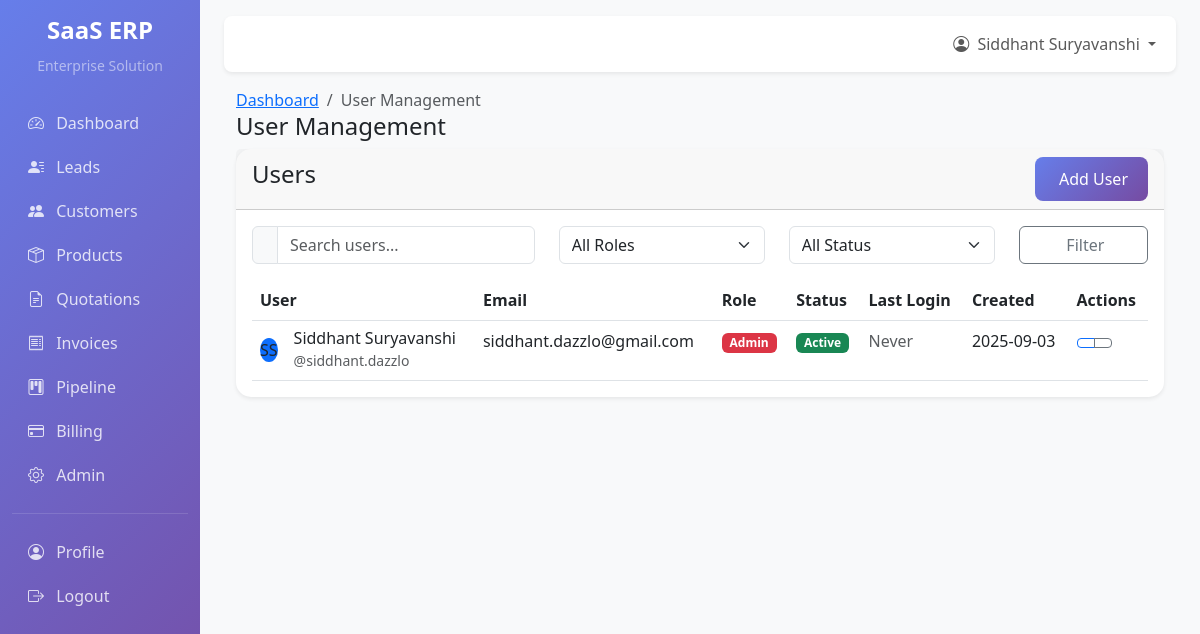
Page /admin/users (signed in) on the committed database.
### app/models.py (models this page shows, shortened)
class User(UserMixin, db.Model):
    __tablename__ = 'users'
    id = db.Column(db.Integer, primary_key=True)
    company_id = db.Column(db.Integer, db.ForeignKey('companies.id'), nullable=False)
    email = db.Column(db.String(120), unique=True, nullable=False)
    username = db.Column(db.String(80), unique=True, nullable=False)
    first_name = db.Column(db.String(50), nullable=False)
    last_name = db.Column(db.String(50), nullable=False)
    password_hash = db.Column(db.String(255), nullable=False)
    role = db.Column(db.Enum(UserRole), default=UserRole.SALES_EXECUTIVE)
    phone = db.Column(db.String(20))
    avatar_url = db.Column(db.String(500))
    is_active = db.Column(db.Boolean, default=True)
    last_login = db.Column(db.DateTime)
    created_at = db.Column(db.DateTime, default=datetime.utcnow)
    updated_at = db.Column(db.DateTime, default=datetime.utcnow, onupdate=datetime.utcnow)
    leads_assigned = db.relationship('Lead', backref='assigned_to', lazy='dynamic')
    tasks_assigned = db.relationship('Task', backref='assigned_to', lazy='dynamic')
    activities = db.relationship('Activity', backref='user', lazy='dynamic')
    def get_full_name(self):
        return f"{self.first_name} {self.last_name}"

### app/admin.py (the view, shortened to what this page needs)
@admin_bp.route('/users')
@login_required
def users():
    if current_user.role not in [UserRole.ADMIN, UserRole.MANAGER]:
        flash('You do not have permission to access user management.', 'error')
        return redirect(url_for('main.dashboard'))
    company = current_user.company
    page = request.args.get('page', 1, type=int)
    per_page = 20
    search_query = request.args.get('search', '')
    role_filter = request.args.get('role', '')
    status_filter = request.args.get('status', '')
    query = User.query.filter_by(company_id=company.id)
    if role_filter:
        query = query.filter(User.role == role_filter)
    if status_filter:
        if status_filter == 'active':
            query = query.filter(User.is_active == True)
        elif status_filter == 'inactive':
            query = query.filter(User.is_active == False)
    users = query.order_by(User.created_at).paginate(
        page=page, per_page=per_page, error_out=False
    )
    return render_template('admin/users.html',
                         users=users,
                         title='User Management')

### app/auth.py (called while the page is built)
@login_manager.user_loader
def load_user(user_id):
    try:
        user_id_int = int(user_id)
        return User.query.get(user_id_int)
    except (ValueError, TypeError):
        user = User.query.filter_by(username=user_id).first()
        if not user:
            user = User.query.filter_by(email=user_id).first()
        return user

### templates/admin/users.html (shortened to what this page needs)
{% extends "base.html" %}
{% block content %}
<div class="container-fluid">
    <div class="row">
        <div class="col-12">
            <div class="page-title-box">
                <div class="page-title-right">
                    <ol class="breadcrumb m-0">
                        <li class="breadcrumb-item"><a href="{{ url_for('main.dashboard') }}">Dashboard</a></li>
                        <li class="breadcrumb-item active">User Management</li>
                    </ol>
                </div>
                <h4 class="page-title">User Management</h4>
            </div>
        </div>
    </div>
    <div class="row">
        <div class="col-12">
            <div class="card">
                <div class="card-header d-flex justify-content-between align-items-center">
                    <h4 class="header-title">Users</h4>
                    <a href="{{ url_for('admin.new_user') }}" class="btn btn-primary">
                        Add User
                    </a>
                </div>
                <div class="card-body">
                    <div class="row mb-3">
                        <div class="col-md-4">
                            <div class="input-group">
                                <span class="input-group-text">
                                </span>
                                <input type="text" class="form-control" id="searchInput" placeholder="Search users...">
                            </div>
                        </div>
                        <div class="col-md-3">
                            <select class="form-select" id="roleFilter">
                                <option value="">All Roles</option>
                            </select>
                        </div>
                        <div class="col-md-3">
                            <select class="form-select" id="statusFilter">
                                <option value="">All Status</option>
                            </select>
                        </div>
                        <div class="col-md-2">
                            <button class="btn btn-outline-secondary w-100" id="applyFilters">
                                Filter
                            </button>
                        </div>
                    </div>
                    <div class="table-responsive">
                        <table class="table table-centered table-hover mb-0">
                            <thead>
                                <tr>
                                    <th>User</th>
                                    <th>Email</th>
                                    <th>Role</th>
                                    <th>Status</th>
                                    <th>Last Login</th>
                                    <th>Created</th>
                                    <th>Actions</th>
                                </tr>
                            </thead>
                            <tbody>
                                {% for user in users.items %}
                                <tr>
                                    <td>
                                        <div class="d-flex align-items-center">
                                            <div class="avatar-sm me-3">
                                                {% if user.avatar_url %}
                                                    <img src="{{ user.avatar_url }}" class="rounded-circle" alt="Avatar">
                                                {% else %}
                                                    <div class="avatar-title rounded-circle bg-primary">
                                                        {{ user.first_name[0] }}{{ user.last_name[0] }}
                                                    </div>
                                                {% endif %}
                                            </div>
                                            <div>
                                                <h6 class="mb-0">{{ user.get_full_name() }}</h6>
                                                <small class="text-muted">@{{ user.username }}</small>
                                            </div>
                                        </div>
                                    </td>
                                    <td>{{ user.email }}</td>
                                    <td>
                                        <span class="badge bg-{{ 'danger' if user.role.value == 'admin' else 'warning' if user.role.value == 'manager' else 'info' }}">
                                            {{ user.role.value.replace('_', ' ').title() }}
                                        </span>
                                    </td>
                                    <td>
                                        {% if user.is_active %}
                                            <span class="badge bg-success">Active</span>
                                        {% else %}
                                            <span class="badge bg-danger">Inactive</span>
                                        {% endif %}
                                    </td>
                                    <td>
                                        {% if user.last_login %}
                                            {{ user.last_login.strftime('%Y-%m-%d %H:%M') }}
                                        {% else %}
                                            <span class="text-muted">Never</span>
                                        {% endif %}
                                    </td>
                                    <td>{{ user.created_at.strftime('%Y-%m-%d') }}</td>
                                    <td>
                                        <div class="btn-group" role="group">
                                            <a href="{{ url_for('admin.view_user', user_id=user.id) }}"
                                               class="btn btn-sm btn-outline-primary" title="View">
                                            </a>
                                            <a href="{{ url_for('admin.edit_user', user_id=user.id) }}"
                                               class="btn btn-sm btn-outline-secondary" title="Edit">
                                            </a>
                                        </div>
                                    </td>
                                </tr>
                                {% endfor %}
                            </tbody>
                        </table>
                    </div>
                </div>
            </div>
        </div>
    </div>
</div>
{% endblock %}

### templates/base.html (shortened to what this page needs)
<!DOCTYPE html>
<html lang="en">
<head>
    <link href="https://cdn.jsdelivr.net/npm/bootstrap@5.3.0/dist/css/bootstrap.min.css" rel="stylesheet">
    <link href="https://cdn.jsdelivr.net/npm/bootstrap-icons@1.10.0/font/bootstrap-icons.css" rel="stylesheet">
</head>
<body>
    <div class="container-fluid">
        <div class="row">
            <nav class="col-md-3 col-lg-2 d-md-block sidebar collapse">
                <div class="position-sticky pt-3">
                    <div class="text-center mb-4">
                        <h4 class="text-white fw-bold">SaaS ERP</h4>
                        <small class="text-white-50">Enterprise Solution</small>
                    </div>
                    <ul class="nav flex-column">
                        <li class="nav-item">
                            <a class="nav-link" href="{{ url_for('main.dashboard') }}">
                                <i class="bi bi-speedometer2 me-2"></i>
                                Dashboard
                            </a>
                        </li>
                        <li class="nav-item">
                            <a class="nav-link" href="{{ url_for('sales.leads') }}">
                                <i class="bi bi-person-lines-fill me-2"></i>
                                Leads
                            </a>
                        </li>
                        <li class="nav-item">
                            <a class="nav-link" href="{{ url_for('sales.customers') }}">
                                <i class="bi bi-people-fill me-2"></i>
                                Customers
                            </a>
                        </li>
                        <li class="nav-item">
                            <a class="nav-link" href="{{ url_for('sales.products') }}">
                                <i class="bi bi-box-seam me-2"></i>
                                Products
                            </a>
                        </li>
                        <li class="nav-item">
                            <a class="nav-link" href="{{ url_for('sales.quotations') }}">
                                <i class="bi bi-file-earmark-text me-2"></i>
                                Quotations
                            </a>
                        </li>
                        <li class="nav-item">
                            <a class="nav-link" href="{{ url_for('sales.invoices') }}">
                                <i class="bi bi-receipt me-2"></i>
                                Invoices
                            </a>
                        </li>
                        <li class="nav-item">
                            <a class="nav-link" href="{{ url_for('sales.sales_pipeline') }}">
                                <i class="bi bi-kanban me-2"></i>
                                Pipeline
                            </a>
                        </li>
                        <li class="nav-item">
                            <a class="nav-link" href="{{ url_for('billing.subscription') }}">
                                <i class="bi bi-credit-card me-2"></i>
                                Billing
                            </a>
                        </li>
                        {% if current_user.is_authenticated and current_user.role.value == 'admin' %}
                        <li class="nav-item">
                            <a class="nav-link" href="{{ url_for('admin.admin_dashboard') }}">
                                <i class="bi bi-gear me-2"></i>
                                Admin
                            </a>
                        </li>
                        {% endif %}
                    </ul>
                    <hr class="text-white-50">
                    <ul class="nav flex-column">
                        <li class="nav-item">
                            <a class="nav-link" href="{{ url_for('auth.profile') }}">
                                <i class="bi bi-person-circle me-2"></i>
                                Profile
                            </a>
                        </li>
                        <li class="nav-item">
                            <a class="nav-link" href="{{ url_for('auth.logout') }}">
                                <i class="bi bi-box-arrow-right me-2"></i>
                                Logout
                            </a>
                        </li>
                    </ul>
                </div>
            </nav>
            <main class="col-md-9 ms-sm-auto col-lg-10 px-md-4 main-content">
                <nav class="navbar navbar-expand-lg navbar-light bg-white shadow-sm rounded-3 my-3">
                    <div class="container-fluid">
                        <div class="navbar-nav ms-auto">
                            {% if current_user.is_authenticated %}
                            <div class="nav-item dropdown">
                                <a class="nav-link dropdown-toggle" href="#" role="button" data-bs-toggle="dropdown">
                                    <i class="bi bi-person-circle me-1"></i>
                                    {{ current_user.first_name }} {{ current_user.last_name }}
                                </a>
                            </div>
                            {% else %}
                            <a class="nav-link" href="{{ url_for('auth.login') }}">Login</a>
                            {% endif %}
                        </div>
                    </div>
                </nav>
                {% block content %}{% endblock %}
            </main>
        </div>
    </div>
</body>
</html>

### templates/base.html (style rules this page uses)
.sidebar { min-height: 100vh; background: linear-gradient(135deg, #667eea 0%, #764ba2 100%); }
.sidebar .nav-link { color: rgba(255,255,255,0.8); border-radius: 8px; margin: 2px 0; transition: all 0.3s ease; }
.main-content { background-color: #f8f9fa; min-height: 100vh; }
.card { border: none; border-radius: 15px; box-shadow: 0 0.125rem 0.25rem rgba(0, 0, 0, 0.075); transition: all 0.3s ease; }
.btn-primary { background: linear-gradient(135deg, #667eea 0%, #764ba2 100%); border: none; border-radius: 8px; padding: 10px 20px; transition: all 0.3s ease; }

### rows in the picture
User: first_name "Siddhant", last_name "Suryavanshi", first_name "S", last_name "S", get_full_name "Siddhant Suryavanshi", username "siddhant.dazzlo", email "siddhant.dazzlo@gmail.com", role.value.replace "Admin", is_active "Active", shows "Never", created_at "2025-09-03"
